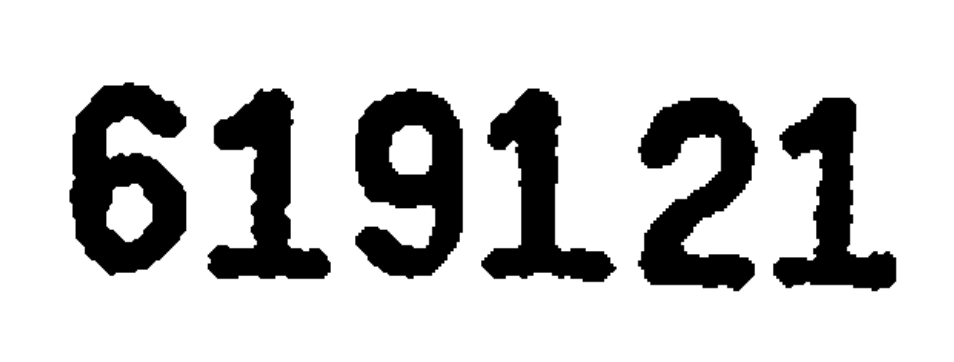
#> input picture Homework/Day_31/test1.png, 954 x 362 px, found by its file name
$ jupyter execute --allow-errors Day032_HW.ipynb
#> lines starting #> are read from the running program, lines starting #| are printed output that depends on the picture; after the words box and inside, x2 and y2 are one past the last pixel; in counts of white or black regions, pixels touching at a corner belong together
# 反爬：驗證碼處理

* 了解「驗證碼機制」的反爬蟲機制
* 「驗證碼機制」反爬蟲的因應策略

## 作業目標

* 讀讀看「test」資料夾下的圖檔！
* 像 test/test2.png 這種複雜的圖片怎麼辦？

### 讀讀看「test」資料夾下的圖檔！

[cell 1]
import requests
import pytesseract
from PIL import Image
from io import BytesIO

pytesseract.pytesseract.tesseract_cmd = r'C:\Program Files\Tesseract-OCR\tesseract.exe'

[cell 2]
img = Image.open('test1.png')
#> img is the input picture: PIL image 954x362 RGBA; mean R, G, B, A 202.6, 202.6, 202.6, 255
img

#> (a cell that did not finish here is left out)

### 像 test/test2.png 這種複雜的圖片怎麼辦？

[cell 4]
img = Image.open("test2.png").convert("L")
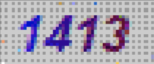
#> input picture Homework/Day_31/test2.png, 154 x 64 px, found by its file name
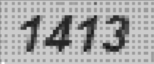
#> img: PIL image 154x64 L; min 21, max 255, mean 167.7
img

[cell 5]
pixels = img.load()
for x in range(img.width):
    for y in range(img.height):
        if pixels[x, y] > 100:
            pixels[x, y] = 255
        else:
            pixels[x, y] = 0

img
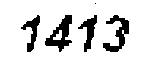
#> Out: PIL image 154x64 L; 86% white; 5 black regions (1 under 20 px), largest, box (x1, y1, x2, y2) and area: (45, 15, 72, 52) 440, (103, 15, 129, 52) 395, (78, 15, 97, 52) 280, (21, 15, 40, 52) 262
